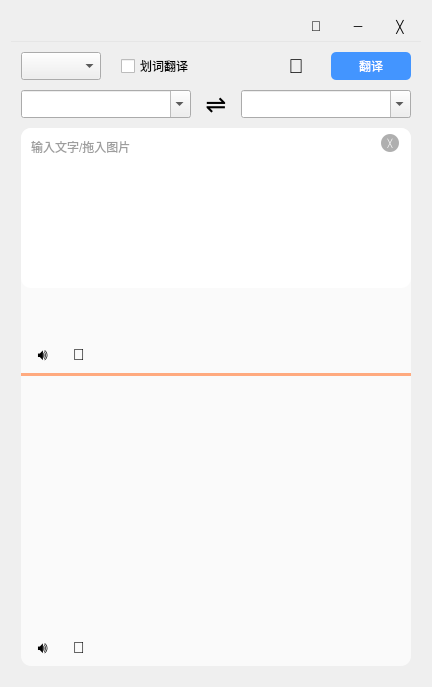
<?xml version="1.0" encoding="UTF-8"?>
<ui version="4.0">
 <class>MainWindow</class>
 <widget class="QWidget" name="MainWindow">
  <property name="windowTitle">
   <string>翻译</string>
  </property>
  <layout class="QVBoxLayout" name="verticalLayout">
   <property name="spacing">
    <number>0</number>
   </property>
   <item>
    <layout class="QHBoxLayout" name="horizontalLayout">
     <property name="spacing">
      <number>0</number>
     </property>
     <item>
      <spacer name="horizontalSpacer">
       <property name="orientation">
        <enum>Qt::Horizontal</enum>
       </property>
       <property name="sizeType">
        <enum>QSizePolicy::MinimumExpanding</enum>
       </property>
       <property name="sizeHint" stdset="0">
        <size>
         <width>40</width>
         <height>20</height>
        </size>
       </property>
      </spacer>
     </item>
     <item>
      <widget class="QPushButton" name="pushButton">
       <property name="minimumSize">
        <size>
         <width>42</width>
         <height>30</height>
        </size>
       </property>
       <property name="styleSheet">
        <string notr="true">QPushButton {background-color: transparent; border: 0; font-size: 14px} QPushButton:hover {background-color: rgb(220, 220, 220);}</string>
       </property>
       <property name="text">
        <string>📌</string>
       </property>
      </widget>
     </item>
     <item>
      <widget class="QPushButton" name="pushButton_2">
       <property name="minimumSize">
        <size>
         <width>42</width>
         <height>30</height>
        </size>
       </property>
       <property name="styleSheet">
        <string notr="true">QPushButton {background-color: transparent; border: 0;} QPushButton:hover {background-color: rgb(220, 220, 220);} QPushButton:pressed {background-color: rgb(200, 200, 200);}</string>
       </property>
       <property name="text">
        <string>─</string>
       </property>
      </widget>
     </item>
     <item>
      <widget class="QPushButton" name="pushButton_3">
       <property name="minimumSize">
        <size>
         <width>42</width>
         <height>30</height>
        </size>
       </property>
       <property name="styleSheet">
        <string notr="true">QPushButton {background-color: transparent; border: 0;} QPushButton:hover {background-color: rgb(228, 104, 85);} QPushButton:pressed {background-color: rgb(196, 94, 74);}</string>
       </property>
       <property name="text">
        <string>╳</string>
       </property>
      </widget>
     </item>
    </layout>
   </item>
   <item>
    <widget class="Line" name="line">
     <property name="minimumSize">
      <size>
       <width>400</width>
       <height>3</height>
      </size>
     </property>
     <property name="styleSheet">
      <string notr="true">border: 1px solid rgb(230, 230, 230); border-left-color: transparent; border-right-color: transparent; border-bottom-color: transparent;</string>
     </property>
     <property name="frameShadow">
      <enum>QFrame::Plain</enum>
     </property>
     <property name="orientation">
      <enum>Qt::Horizontal</enum>
     </property>
    </widget>
   </item>
   <item>
    <layout class="QVBoxLayout" name="verticalLayout_2">
     <property name="spacing">
      <number>0</number>
     </property>
     <property name="leftMargin">
      <number>10</number>
     </property>
     <property name="topMargin">
      <number>8</number>
     </property>
     <property name="rightMargin">
      <number>10</number>
     </property>
     <property name="bottomMargin">
      <number>10</number>
     </property>
     <item>
      <layout class="QHBoxLayout" name="horizontalLayout_2">
       <property name="spacing">
        <number>20</number>
       </property>
       <item>
        <widget class="QComboBox" name="comboBox">
         <property name="minimumSize">
          <size>
           <width>80</width>
           <height>28</height>
          </size>
         </property>
         <property name="maximumSize">
          <size>
           <width>80</width>
           <height>28</height>
          </size>
         </property>
        </widget>
       </item>
       <item>
        <widget class="QCheckBox" name="checkBox">
         <property name="toolTip">
          <string>Ctrl+C 快速发起翻译</string>
         </property>
         <property name="text">
          <string>划词翻译</string>
         </property>
        </widget>
       </item>
       <item>
        <spacer name="horizontalSpacer_2">
         <property name="orientation">
          <enum>Qt::Horizontal</enum>
         </property>
         <property name="sizeHint" stdset="0">
          <size>
           <width>40</width>
           <height>20</height>
          </size>
         </property>
        </spacer>
       </item>
       <item>
        <widget class="QPushButton" name="pushButton_4">
         <property name="minimumSize">
          <size>
           <width>30</width>
           <height>28</height>
          </size>
         </property>
         <property name="cursor">
          <cursorShape>PointingHandCursor</cursorShape>
         </property>
         <property name="toolTip">
          <string>截屏翻译（F1）</string>
         </property>
         <property name="styleSheet">
          <string notr="true">QPushButton {background-color: transparent; border: 0; font-size: 20px}</string>
         </property>
         <property name="text">
          <string>📸</string>
         </property>
        </widget>
       </item>
       <item>
        <widget class="QPushButton" name="pushButton_5">
         <property name="minimumSize">
          <size>
           <width>80</width>
           <height>28</height>
          </size>
         </property>
         <property name="cursor">
          <cursorShape>PointingHandCursor</cursorShape>
         </property>
         <property name="styleSheet">
          <string notr="true">QPushButton {background-color: rgb(67, 149, 255); color: rgb(255, 255, 255); border-radius: 5px;} QPushButton:pressed {background-color: rgb(52, 133, 251);}</string>
         </property>
         <property name="text">
          <string>翻译</string>
         </property>
        </widget>
       </item>
      </layout>
     </item>
     <item>
      <spacer name="verticalSpacer">
       <property name="orientation">
        <enum>Qt::Vertical</enum>
       </property>
       <property name="sizeType">
        <enum>QSizePolicy::Minimum</enum>
       </property>
       <property name="sizeHint" stdset="0">
        <size>
         <width>20</width>
         <height>10</height>
        </size>
       </property>
      </spacer>
     </item>
     <item>
      <layout class="QHBoxLayout" name="horizontalLayout_3">
       <property name="spacing">
        <number>10</number>
       </property>
       <item>
        <widget class="QComboBox" name="comboBox_2">
         <property name="minimumSize">
          <size>
           <width>150</width>
           <height>28</height>
          </size>
         </property>
         <property name="toolTip">
          <string>目标语言</string>
         </property>
         <property name="editable">
          <bool>true</bool>
         </property>
        </widget>
       </item>
       <item>
        <widget class="QPushButton" name="pushButton_6">
         <property name="maximumSize">
          <size>
           <width>30</width>
           <height>28</height>
          </size>
         </property>
         <property name="cursor">
          <cursorShape>PointingHandCursor</cursorShape>
         </property>
         <property name="styleSheet">
          <string notr="true">QPushButton {background-color: transparent; border: 0; font-size: 25px}</string>
         </property>
         <property name="text">
          <string>⇌</string>
         </property>
        </widget>
       </item>
       <item>
        <widget class="QComboBox" name="comboBox_3">
         <property name="minimumSize">
          <size>
           <width>150</width>
           <height>28</height>
          </size>
         </property>
         <property name="toolTip">
          <string>目标语言</string>
         </property>
         <property name="editable">
          <bool>true</bool>
         </property>
        </widget>
       </item>
      </layout>
     </item>
     <item>
      <spacer name="verticalSpacer_2">
       <property name="orientation">
        <enum>Qt::Vertical</enum>
       </property>
       <property name="sizeType">
        <enum>QSizePolicy::Minimum</enum>
       </property>
       <property name="sizeHint" stdset="0">
        <size>
         <width>20</width>
         <height>10</height>
        </size>
       </property>
      </spacer>
     </item>
     <item>
      <widget class="QWidget" name="widget" native="true">
       <property name="styleSheet">
        <string notr="true">QWidget#widget {background-color: rgb(250, 250, 250); border-radius: 10px;} QScrollBar:vertical {background: transparent; width: 6px; margin: 0;} QScrollBar::handle:vertical {background: rgb(224, 224, 224); min-height: 30px; border-radius: 3px;} QScrollBar::sub-line:vertical {height: 0; subcontrol-position: top;} QScrollBar::add-line:vertical {height: 0; subcontrol-position: bottom;} QScrollBar:horizontal {background: transparent; height: 6px; margin: 0;} QScrollBar::handle:horizontal {background: rgb(224, 224, 224); min-width: 30px; border-radius: 3px;} QScrollBar::sub-line:horizontal {width: 0; subcontrol-position: left;} QScrollBar::add-line:horizontal {width: 0; subcontrol-position: right;}</string>
       </property>
       <layout class="QVBoxLayout" name="verticalLayout_3">
        <property name="spacing">
         <number>0</number>
        </property>
        <property name="leftMargin">
         <number>0</number>
        </property>
        <property name="topMargin">
         <number>0</number>
        </property>
        <property name="rightMargin">
         <number>0</number>
        </property>
        <property name="bottomMargin">
         <number>0</number>
        </property>
        <item>
         <widget class="QTextEdit" name="textEdit">
          <property name="minimumSize">
           <size>
            <width>390</width>
            <height>110</height>
           </size>
          </property>
          <property name="maximumSize">
           <size>
            <width>16777215</width>
            <height>160</height>
           </size>
          </property>
          <property name="styleSheet">
           <string notr="true">QTextEdit {background-color: rgb(255, 255, 255); border-radius: 10px; font: 16px &quot;微软雅黑&quot;; color: rgb(60, 60, 60); padding: 6px;} QTextEdit:hover {border: 2px solid rgb(82, 186, 255);} QTextEdit:focus {border: 2px solid rgb(82, 186, 255);}</string>
          </property>
          <property name="placeholderText">
           <string>输入文字/拖入图片</string>
          </property>
          <layout class="QVBoxLayout" name="verticalLayout_4">
           <property name="leftMargin">
            <number>0</number>
           </property>
           <property name="topMargin">
            <number>0</number>
           </property>
           <property name="rightMargin">
            <number>0</number>
           </property>
           <property name="bottomMargin">
            <number>0</number>
           </property>
           <item>
            <layout class="QHBoxLayout" name="horizontalLayout_4">
             <property name="rightMargin">
              <number>6</number>
             </property>
             <item>
              <spacer name="horizontalSpacer_3">
               <property name="orientation">
                <enum>Qt::Horizontal</enum>
               </property>
               <property name="sizeHint" stdset="0">
                <size>
                 <width>10</width>
                 <height>10</height>
                </size>
               </property>
              </spacer>
             </item>
             <item>
              <widget class="QPushButton" name="pushButton_7">
               <property name="minimumSize">
                <size>
                 <width>18</width>
                 <height>18</height>
                </size>
               </property>
               <property name="cursor">
                <cursorShape>PointingHandCursor</cursorShape>
               </property>
               <property name="styleSheet">
                <string notr="true">QPushButton {background-color: rgba(0, 0, 0, 80); border-radius: 9px; font-size: 8px; color: rgb(255, 255, 255);}</string>
               </property>
               <property name="text">
                <string>╳</string>
               </property>
              </widget>
             </item>
            </layout>
           </item>
           <item>
            <spacer name="verticalSpacer_3">
             <property name="orientation">
              <enum>Qt::Vertical</enum>
             </property>
             <property name="sizeHint" stdset="0">
              <size>
               <width>20</width>
               <height>115</height>
              </size>
             </property>
            </spacer>
           </item>
          </layout>
         </widget>
        </item>
        <item>
         <widget class="QWidget" name="widget_2" native="true">
          <property name="styleSheet">
           <string notr="true">QPushButton {background-color: transparent; border: 0; font-size: 16px}</string>
          </property>
          <layout class="QVBoxLayout" name="verticalLayout_5">
           <property name="spacing">
            <number>0</number>
           </property>
           <property name="leftMargin">
            <number>0</number>
           </property>
           <property name="topMargin">
            <number>0</number>
           </property>
           <property name="rightMargin">
            <number>0</number>
           </property>
           <property name="bottomMargin">
            <number>0</number>
           </property>
           <item>
            <widget class="QTextBrowser" name="textBrowser">
             <property name="minimumSize">
              <size>
               <width>390</width>
               <height>55</height>
              </size>
             </property>
             <property name="maximumSize">
              <size>
               <width>16777215</width>
               <height>55</height>
              </size>
             </property>
             <property name="styleSheet">
              <string notr="true">QTextBrowser {background-color: transparent; border: 2px solid transparent; border-radius: 10px; font: 18px &quot;微软雅黑&quot;; color: rgb(60, 60, 60); padding: 6px;}</string>
             </property>
            </widget>
           </item>
           <item>
            <widget class="QWidget" name="widget_3" native="true">
             <layout class="QVBoxLayout" name="verticalLayout_6">
              <property name="spacing">
               <number>0</number>
              </property>
              <property name="leftMargin">
               <number>0</number>
              </property>
              <property name="topMargin">
               <number>0</number>
              </property>
              <property name="rightMargin">
               <number>0</number>
              </property>
              <property name="bottomMargin">
               <number>0</number>
              </property>
              <item>
               <layout class="QHBoxLayout" name="horizontalLayout_5">
                <property name="spacing">
                 <number>14</number>
                </property>
                <property name="leftMargin">
                 <number>11</number>
                </property>
                <property name="bottomMargin">
                 <number>8</number>
                </property>
                <property name="toptMargin" stdset="0">
                 <number>0</number>
                </property>
                <item>
                 <widget class="QPushButton" name="pushButton_8">
                  <property name="minimumSize">
                   <size>
                    <width>22</width>
                    <height>22</height>
                   </size>
                  </property>
                  <property name="cursor">
                   <cursorShape>PointingHandCursor</cursorShape>
                  </property>
                  <property name="toolTip">
                   <string>发音</string>
                  </property>
                  <property name="text">
                   <string>🔊</string>
                  </property>
                 </widget>
                </item>
                <item>
                 <widget class="QPushButton" name="pushButton_9">
                  <property name="minimumSize">
                   <size>
                    <width>22</width>
                    <height>22</height>
                   </size>
                  </property>
                  <property name="cursor">
                   <cursorShape>PointingHandCursor</cursorShape>
                  </property>
                  <property name="toolTip">
                   <string>复制</string>
                  </property>
                  <property name="text">
                   <string>📑</string>
                  </property>
                 </widget>
                </item>
                <item>
                 <spacer name="horizontalSpacer_4">
                  <property name="orientation">
                   <enum>Qt::Horizontal</enum>
                  </property>
                  <property name="sizeHint" stdset="0">
                   <size>
                    <width>30</width>
                    <height>20</height>
                   </size>
                  </property>
                 </spacer>
                </item>
               </layout>
              </item>
              <item>
               <widget class="Line" name="line_2">
                <property name="styleSheet">
                 <string notr="true">background-color: rgb(255, 170, 127); border: 1px solid transparent;</string>
                </property>
                <property name="frameShadow">
                 <enum>QFrame::Plain</enum>
                </property>
                <property name="orientation">
                 <enum>Qt::Horizontal</enum>
                </property>
               </widget>
              </item>
             </layout>
            </widget>
           </item>
           <item>
            <widget class="QTextBrowser" name="textBrowser_2">
             <property name="minimumSize">
              <size>
               <width>390</width>
               <height>260</height>
              </size>
             </property>
             <property name="styleSheet">
              <string notr="true">QTextBrowser {background-color: transparent; border: 2px solid transparent; border-radius: 10px; font: 16px &quot;微软雅黑&quot;; color: rgb(60, 60, 60); padding: 6px;}</string>
             </property>
            </widget>
           </item>
           <item>
            <widget class="QWidget" name="widget_4" native="true">
             <layout class="QHBoxLayout" name="horizontalLayout_6">
              <property name="spacing">
               <number>14</number>
              </property>
              <property name="leftMargin">
               <number>11</number>
              </property>
              <property name="topMargin">
               <number>0</number>
              </property>
              <property name="rightMargin">
               <number>0</number>
              </property>
              <property name="bottomMargin">
               <number>8</number>
              </property>
              <item>
               <widget class="QPushButton" name="pushButton_10">
                <property name="minimumSize">
                 <size>
                  <width>22</width>
                  <height>22</height>
                 </size>
                </property>
                <property name="cursor">
                 <cursorShape>PointingHandCursor</cursorShape>
                </property>
                <property name="toolTip">
                 <string>发音</string>
                </property>
                <property name="text">
                 <string>🔊</string>
                </property>
               </widget>
              </item>
              <item>
               <widget class="QPushButton" name="pushButton_11">
                <property name="minimumSize">
                 <size>
                  <width>22</width>
                  <height>22</height>
                 </size>
                </property>
                <property name="cursor">
                 <cursorShape>PointingHandCursor</cursorShape>
                </property>
                <property name="toolTip">
                 <string>复制</string>
                </property>
                <property name="text">
                 <string>📑</string>
                </property>
               </widget>
              </item>
              <item>
               <spacer name="horizontalSpacer_5">
                <property name="orientation">
                 <enum>Qt::Horizontal</enum>
                </property>
                <property name="sizeHint" stdset="0">
                 <size>
                  <width>30</width>
                  <height>20</height>
                 </size>
                </property>
               </spacer>
              </item>
             </layout>
            </widget>
           </item>
          </layout>
         </widget>
        </item>
       </layout>
      </widget>
     </item>
    </layout>
   </item>
  </layout>
 </widget>
 <resources/>
 <connections>
  <connection>
   <sender>pushButton_2</sender>
   <signal>clicked()</signal>
   <receiver>MainWindow</receiver>
   <slot>showMinimized()</slot>
   <hints>
    <hint type="sourcelabel">
     <x>364</x>
     <y>24</y>
    </hint>
    <hint type="destinationlabel">
     <x>220</x>
     <y>269</y>
    </hint>
   </hints>
  </connection>
  <connection>
   <sender>pushButton_3</sender>
   <signal>clicked()</signal>
   <receiver>MainWindow</receiver>
   <slot>close()</slot>
   <hints>
    <hint type="sourcelabel">
     <x>406</x>
     <y>24</y>
    </hint>
    <hint type="destinationlabel">
     <x>220</x>
     <y>269</y>
    </hint>
   </hints>
  </connection>
  <connection>
   <sender>pushButton_7</sender>
   <signal>clicked()</signal>
   <receiver>textEdit</receiver>
   <slot>clear()</slot>
   <hints>
    <hint type="sourcelabel">
     <x>397</x>
     <y>147</y>
    </hint>
    <hint type="destinationlabel">
     <x>220</x>
     <y>144</y>
    </hint>
   </hints>
  </connection>
 </connections>
</ui>
